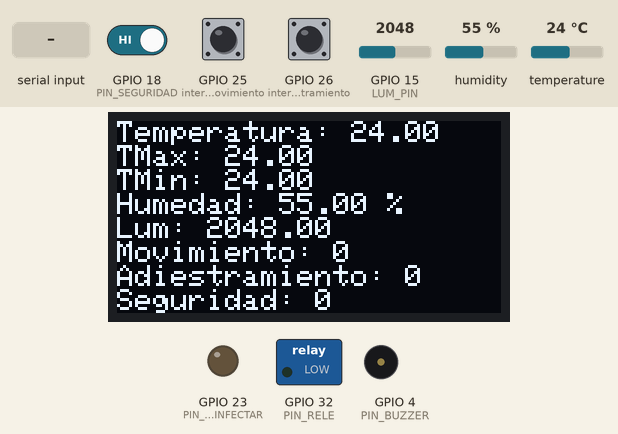
The sketch below on a simulated ESP32. Parts: 128×64 one-colour display, switched loads named in the sketch (green lamp = pin HIGH), output pins drawn as LEDs (lit = HIGH), buzzer (waves = sounding). The test bench sets the inputs (shaded band); at power-on: temperature 24 °C, GPIO 15 (LUM_PIN) = 2048, GPIO 18 (PIN_SEGURIDAD) HIGH, GPIO 25 (interruptPinMovimiento) HIGH, GPIO 26 (interruptPinAdiestramiento) HIGH, humidity 55 %. What the sketch prints to the serial monitor is not drawn.

Above: at 1.6 s.
1.7 s: temperature set to 26 °C
At 4.2 s:
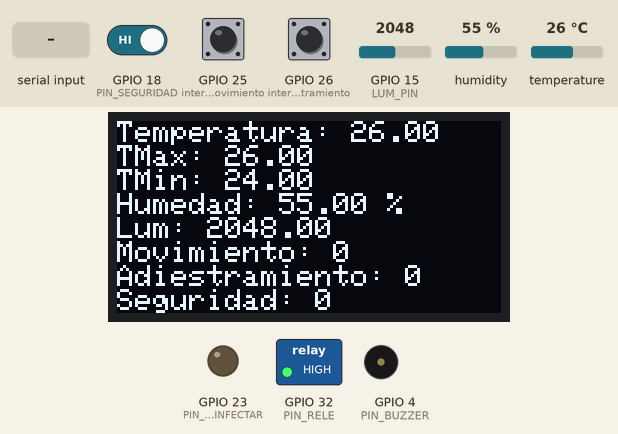
4.5 s: "a" received over Serial
At 4.8 s:
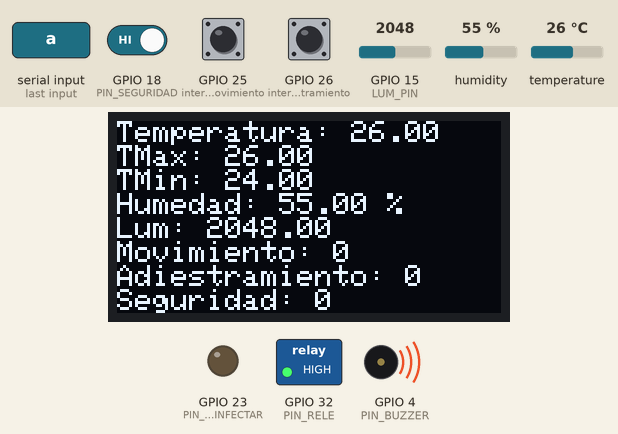
8.6 s: GPIO 15 (LUM_PIN) set to 2866
At 8.81 s:
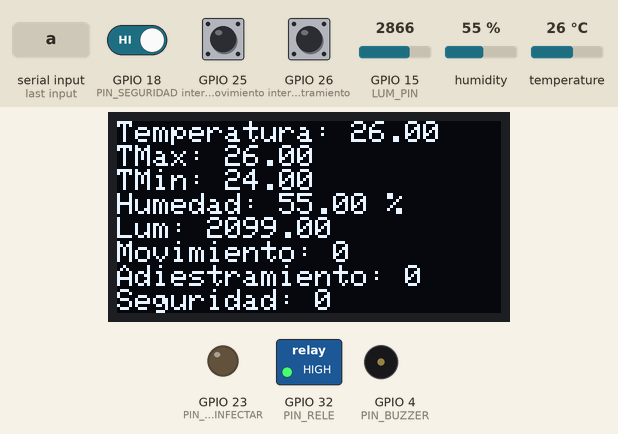
10.1 s: GPIO 18 (PIN_SEGURIDAD) driven LOW
At 11.2 s:
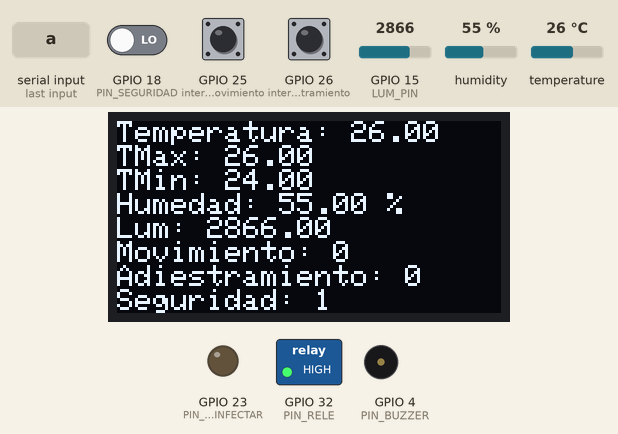
12.0 s: GPIO 25 (interruptPinMovimiento) pulled LOW for 0.15 s
At 13.2 s:
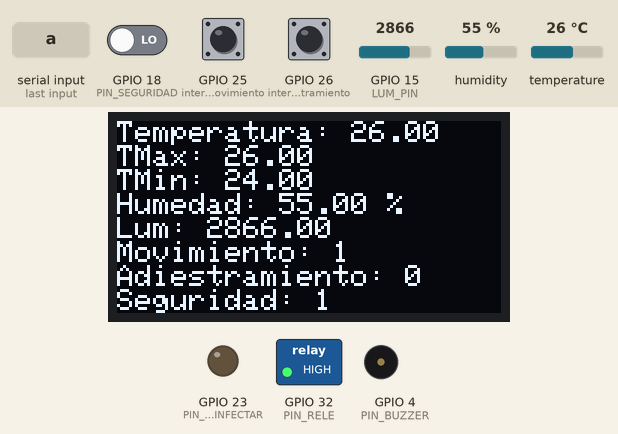
13.6 s: GPIO 26 (interruptPinAdiestramiento) pulled LOW for 0.15 s
At 14.7 s:
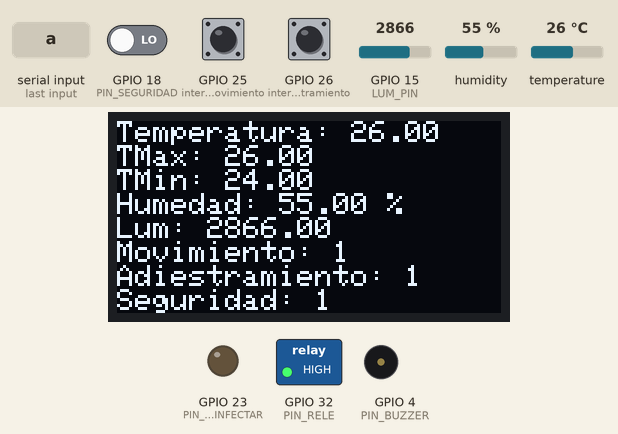
Timing chart, 0 to 16.2 s (numbered marks = the images above; inputs shaded):
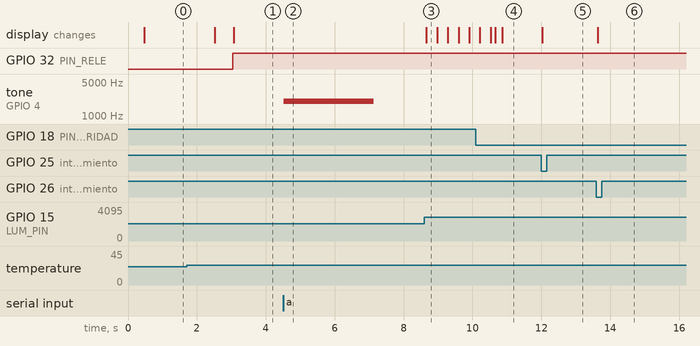

The sketch:

HAMPO.ino
```cpp
/*    Daniel Burruchaga Sola
      HAMPO.ino
      (X)Lectura de Temperatura Humedad / Modificacion Temp
      (X)SEGURIDAD
      (X)MOVIMIENTO
      (X)LDR
      (X)APRENDIZAJE ---> BUZZER + BOTON
*/

//#include <M5Stack.h>
#include "driver/timer.h"
#include "driver/adc.h"
#include <DHT.h>
#include <DHT_U.h>

float bufferTemp[100], bufferHum[100], bufferLum[100];
unsigned int cont = 1;
//========================================== OLED PANTALLA ================================
#include <Adafruit_BusIO_Register.h>
#include <Adafruit_I2CDevice.h>
#include <Adafruit_I2CRegister.h>
#include <Adafruit_SPIDevice.h>


#include <SPI.h>
#include <Wire.h>
#include "Adafruit_GFX.h"
#include "Adafruit_SSD1306.h"
#include <Adafruit_I2CDevice.h>
#define SCREEN_WIDTH 128 // OLED display width, in pixels
#define SCREEN_HEIGHT 64 // OLED display height, in pixels

// Declaration for an SSD1306 display connected to I2C (SDA, SCL pins)
#define OLED_RESET     -1 // Reset pin # (or -1 if sharing Arduino reset pin)
Adafruit_SSD1306 display(SCREEN_WIDTH, SCREEN_HEIGHT, &Wire, OLED_RESET);

#define PIN_DESINFECTAR 23
//=======================================TEMPERATURA/HUMEDAD/LUMI==========================================
#define LUM_PIN 15
#define DHTTYPE DHT11   // DHT 11
#define DHTPin  5     // what digital pin we're connected to

#define TemperaturaBaja 25
#define PIN_RELE 32
DHT dht(DHTPin, DHTTYPE);
float mediaTemp = 0, mediaHum = 0, mediaLum = 0;
unsigned int SumatorioLum = 0, maximoLum = 0, minimoLum = 4095, SumatorioTemp = 0, SumatorioHum = 0,  maximoHum = 0,  minimoHum = 4095 ;
float  maximoTemp = 0,  minimoTemp = 4095;
//============================================ PIR INTERRUPT Movimiento ==============================================
const byte interruptPinMovimiento = 25;
volatile int interruptCounterMovimiento = 0 ;
int numberOfInterruptsMovimiento = 0;

portMUX_TYPE mux = portMUX_INITIALIZER_UNLOCKED;

void IRAM_ATTR handleInterruptMovimiento() {
  portENTER_CRITICAL_ISR(&mux);
  interruptCounterMovimiento++;
  portEXIT_CRITICAL_ISR(&mux);
}
//============================================  INTERRUPT SEGURIDAD  ==============================================
#define PIN_SEGURIDAD 18
volatile int interruptCounterSeguridad = 0 ;
int numberOfInterruptsSeguridad = 0;

portMUX_TYPE muxSeguridad = portMUX_INITIALIZER_UNLOCKED;

void IRAM_ATTR handleInterruptSeguridad() {
  portENTER_CRITICAL_ISR(&muxSeguridad);
  interruptCounterSeguridad++;
  portEXIT_CRITICAL_ISR(&muxSeguridad);
}
//============================================  INTERRUPT Adiestramiento ==============================================
//BUZZER
#define PIN_BUZZER 4

bool keyAdiestramiento = false;
int freq = 2000;
int channel = 0;
int resolution = 8;

const byte interruptPinAdiestramiento = 26;
volatile int interruptCounterAdiestramiento = 0 ;
int numberOfInterruptsAdiestramiento = 0;

portMUX_TYPE muxAdiestramiento = portMUX_INITIALIZER_UNLOCKED;

void IRAM_ATTR handleInterruptAdiestramiento() {
  portENTER_CRITICAL_ISR(&muxAdiestramiento);
  if (keyAdiestramiento) {
    interruptCounterAdiestramiento++;
  }
  portEXIT_CRITICAL_ISR(&muxAdiestramiento);
}
//=========================================== TIMER ========================================================

#define TIMER_DIVIDER   80
#define TIMER_SCALE     (TIMER_BASE_CLK / TIMER_DIVIDER) // 80e6/TIMER_DIVIDER
#define TIMER0_INTERVAL0_SEC   (1) // segundos
#define ESP_INTR_FLAG_TIMER0
#define BUF_SIZE 1024

volatile int Flag_ISR_Timer0 = 0;
hw_timer_t * timer0 = NULL;

void IRAM_ATTR ISR_Timer0() {
  Flag_ISR_Timer0 = 1; // Activacion de Timer
}

void TimerConfig() {
  // Configuracion Timer0
  timer0 = timerBegin(0, TIMER_DIVIDER, true); // = 1uS
  timerAttachInterrupt(timer0, &ISR_Timer0, true);
  timerAlarmWrite(timer0, 1000, true); //cada 1 000us segundos
  timerAlarmEnable(timer0);
}
///============================== GET TEMP/HUM ================================================
void getTempHumLum() {
  bufferTemp[cont] = dht.readTemperature(); // Buffer con datos de lectura Temperatura
  bufferHum[cont] = dht.readHumidity(); // Buffer con datos de lectura Humedad
  bufferLum[cont] = analogRead(LUM_PIN); // Buffer con datos de lectura Humedad
  //Si no realiza bien la lectura
  if (isnan(bufferTemp[cont]) or isnan(bufferHum[cont])) {
    Serial.println("ERROR AL LEER SENSOR HUM/TEMP");
  }
  mediaTemp = media_temp();
  mediaHum = media_hum();
  mediaLum = media_lum();
  /* Serial.print("H Media: ");
    Serial.print(mediaHum);
    Serial.print(" T Media: ");
    Serial.println(mediaTemp);*/
}

void regularTemp() {
  if (mediaTemp < TemperaturaBaja) {
    digitalWrite(PIN_RELE, LOW);
  }
  else {
    digitalWrite(PIN_RELE, HIGH);
  }
}
//======================= TRATAMIENTO DE DATOS ============================================
float media_lum() {
  SumatorioLum = bufferLum[cont]  + SumatorioLum;

  if (bufferLum[cont] < minimoLum ) minimoLum = bufferLum[cont];  //Da el minimo
  if (bufferLum[cont] > maximoLum ) maximoLum = bufferLum[cont];  //Da el maximo
  float mediaLum = SumatorioLum / cont;
  return mediaLum;
}
float media_temp() {
  SumatorioTemp = bufferTemp[cont]  + SumatorioTemp;

  if (bufferTemp[cont] < minimoTemp ) minimoTemp = bufferTemp[cont];  //Da el minimo
  if (bufferTemp[cont] > maximoTemp ) maximoTemp = bufferTemp[cont];  //Da el maximo
  float mediaTemp = SumatorioTemp / cont;
  return mediaTemp;
}
float media_hum() {
  SumatorioHum = bufferHum[cont]  + SumatorioHum  ;

  if (bufferHum[cont] > maximoHum ) maximoHum = bufferHum[cont];  // Da el maximo
  if (bufferHum[cont] < minimoHum ) minimoHum = bufferHum[cont];  // Da el minimo
  int mediaHum = SumatorioHum / cont;
  return mediaHum;
}
//================================= RESET =================================================
void reset() {
  cont++;
  if (cont == 100) {
    cont = 1; // Return to home
    SumatorioHum = 0;
    SumatorioTemp = 0;
    SumatorioLum = 0;
  }
}
//=================================== INTERRUPCIONES =====================================
void Interrupts() {
  if (interruptCounterMovimiento > 0) {
    interruptCounterMovimiento = 0;
    portENTER_CRITICAL(&mux);
    portEXIT_CRITICAL(&mux);
    numberOfInterruptsMovimiento++;
    Serial.print("MOVIMIENTO ");
    Serial.println(numberOfInterruptsMovimiento);
  }

  if (interruptCounterSeguridad > 0) {
    interruptCounterSeguridad = 0;
    portENTER_CRITICAL(&muxSeguridad);
    portEXIT_CRITICAL(&muxSeguridad);
    numberOfInterruptsSeguridad++;
    Serial.print("Seguridad");
    Serial.println(numberOfInterruptsSeguridad);
  }
}
//================================= DESINFECTAR AGUA =================================
void desinfectarAgua() {
  if (Serial.available()) {
    switch (Serial.read()) {
      case 'g':  // EN EL SERIAL HAY QUE ENVIAR DOS ==  gg
        digitalWrite(PIN_DESINFECTAR, HIGH);
        Serial.println("DESINFECTAR_ON");
        break;
      case 'f':  // EN EL SERIAL HAY QUE ENVIAR DOS ==  ff
        digitalWrite(PIN_DESINFECTAR, LOW);
        Serial.println("DESINFECTAR_OFF");
        break;
    }
  }
}
//=================================== ADIESTRAMIENTO ===================================
/*
    Si llega por el serial una 'a' pitará el buzzer y activará eñ keyAdiestramiento, mientras
    esté en true, activará un contador de unos 30 segundos en los cuales el hamster tendrá que apretar
    el botón para recibir una gratificación
*/
unsigned int counterAdiestramiento = 0;

void Adiestramiento() {

  if (Serial.available() ) {
    switch (Serial.read()) {
      case 'a':
        ledcWriteTone(channel, 2000);
        keyAdiestramiento = true;
        Serial.println("INICIO BUZZER");
        break;
    }
  }
  if (keyAdiestramiento) {
    counterAdiestramiento++;
    if (counterAdiestramiento == 100) {
      ledcWriteTone(channel, 0);
      Serial.println("FIN BUZZER");
    }

    if (counterAdiestramiento == 1000) {/// 30 segundos para pulsar el botón
      counterAdiestramiento = 0;
      keyAdiestramiento = false;
      Serial.println("FIN ADIESTRAMIENTO");

    }

    if  (interruptCounterAdiestramiento > 0) {
      keyAdiestramiento = false;
      Serial.println("FIN ADIESTRAMIENTO");
      counterAdiestramiento = 0;
      interruptCounterAdiestramiento = 0;
      portENTER_CRITICAL(&muxAdiestramiento);
      portEXIT_CRITICAL(&muxAdiestramiento);
      numberOfInterruptsAdiestramiento++;
    }
  }
}
//=================================== MOSTRAR EN PANTALLA ==============================
void mostrarPantalla() {
  display.clearDisplay();
  display.setTextSize(1);
  display.setTextColor(SSD1306_WHITE);
  display.setCursor(0, 0);
  display.print("Temperatura: ");
  display.println(mediaTemp);
  display.print("TMax: ");
  display.println(maximoTemp);
  display.print("TMin: ");
  display.println(minimoTemp);
  display.print("Humedad: ");
  display.print(mediaHum);
  display.println(" %");
  display.print("Lum: ");
  display.println(mediaLum);
  display.print("Movimiento: ");
  display.println(numberOfInterruptsMovimiento);
  display.print("Adiestramiento: ");
  display.println(numberOfInterruptsAdiestramiento);
  display.print("Seguridad: ");
  display.println(numberOfInterruptsSeguridad);
  display.display(); // actually display all of the above
}
//=================================== SETUP ================================================
void setup() {
  //M5.begin();
  Serial.begin(9600);
  dht.begin();
  TimerConfig();

  //RELE PARA TEMPERATURA
  pinMode(PIN_RELE, OUTPUT);
  pinMode(PIN_DESINFECTAR, OUTPUT);

  // INTERRUPCIÓN PARA PIR MOVIMIENTO
  pinMode(interruptPinMovimiento, INPUT);
  attachInterrupt(digitalPinToInterrupt(interruptPinMovimiento), handleInterruptMovimiento, FALLING);
  // INTERRUPCIÓN PARA ADIESTRAMIENTO
  pinMode(interruptPinAdiestramiento, INPUT);
  attachInterrupt(digitalPinToInterrupt(interruptPinAdiestramiento), handleInterruptAdiestramiento, FALLING);
  // INTERRUPCIÖN PARA SEGURIDAD ABRIR JAULA
  pinMode(PIN_SEGURIDAD, INPUT);
  attachInterrupt(digitalPinToInterrupt(PIN_SEGURIDAD), handleInterruptSeguridad, FALLING);
  //BUZZER
  ledcSetup(channel, freq, resolution);
  ledcAttachPin(PIN_BUZZER, channel);
  //DISPLAY OLED
  if (!display.begin(SSD1306_SWITCHCAPVCC, 0x3C)) {
    Serial.println(F("SSD1306 allocation failed"));
    for (;;);
  }
  Serial.println("***********************************************");
  Serial.println("            INICIADO HAMPO V1.0");
  Serial.println("***********************************************");
  Serial.println();
  Serial.println("             PRUEBAS VERIFICADAS");
  Serial.println();
  Serial.println("(X)Lectura de Temperatura Humedad / Modificacion Temp");
  Serial.println("(X)SEGURIDAD");
  Serial.println("(X)MOVIMIENTO");
  Serial.println("(X)LDR");
  Serial.println("(X)APRENDIZAJE ---> BUZZER + BOTON");
  Serial.println();
  Serial.println(" Para activar el modo Aprendizaje pulsar 'a'");
  Serial.println(" Para activar el modo Desinfección pulsar 'gg'");
  Serial.println(" Para desactivar el modo Desinfección pulsar 'ff'");


}
//=================================== LOOP ================================================
void loop() {
  if (Flag_ISR_Timer0) { // SI ESTA ACTIVADO EL FLAG TIMER
    Flag_ISR_Timer0 = 0; // DESACTIVAR EL FLAG
    getTempHumLum();
    regularTemp();
    reset();
    mostrarPantalla();
    Adiestramiento();
    Interrupts();
  }
  desinfectarAgua();
}
```

Measured:
- the behaviour switches between 24 and 25 °C on temperature (found by bisection; images 0 and 1)
- after the input at 1.7 s, GPIO 32 (PIN_RELE): LOW → HIGH after 1.3 s; the display: first changes after 0.82 s (image 1 shows a later state)
- after the input at 4.5 s, tone on GPIO 4 (PIN_BUZZER): silent → 2000 Hz at once, → silent 2.6 s later
- after the input at 8.6 s, the display: changes after 0.06 s (image 3)
- after the input at 12.0 s, the display: changes at once (image 5)
- after the input at 13.6 s, the display: changes at once (image 6)
